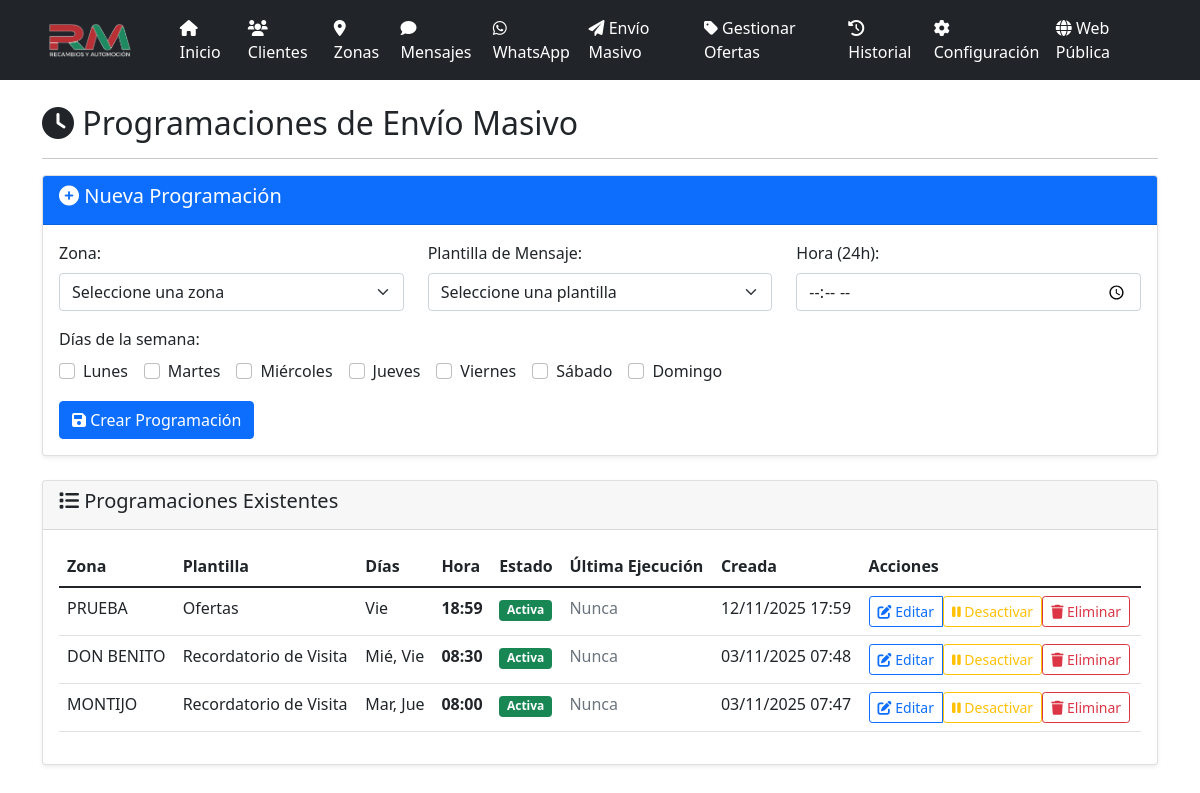
Before: /programaciones with the older database file.
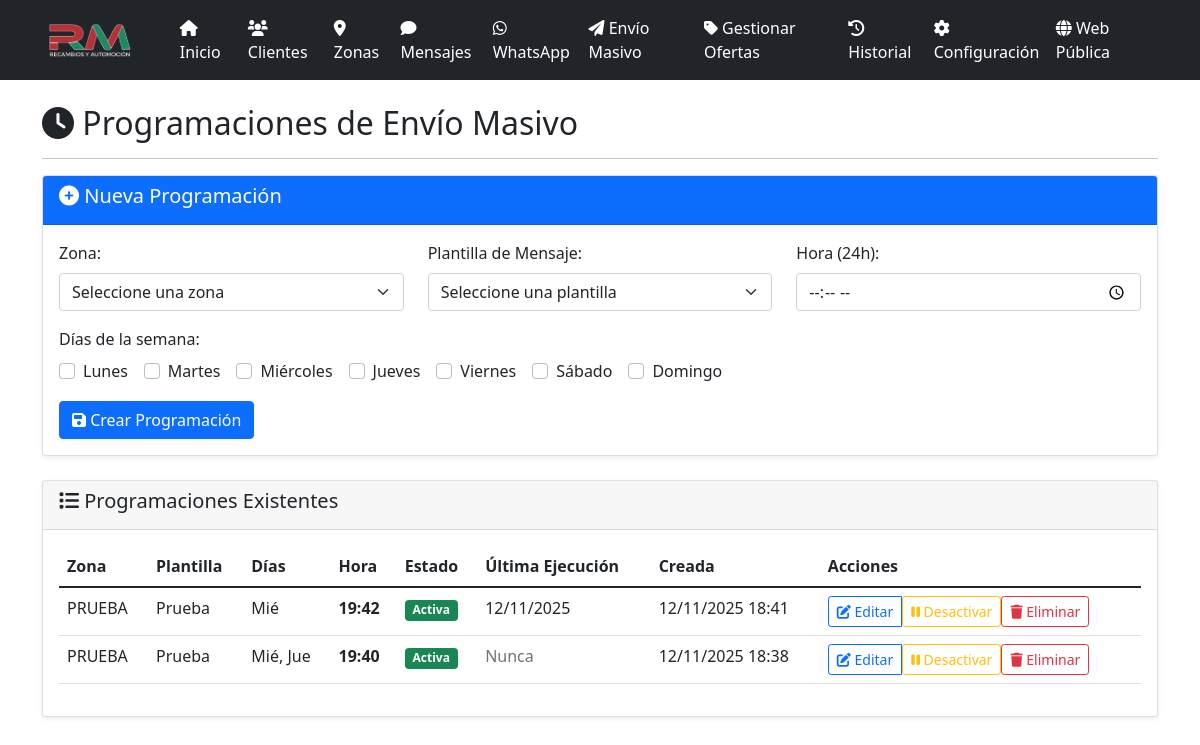
After: the same page with the newer database file.
### models.py (models this page shows, shortened)
class ProgramacionMasiva(db.Model):
    id = db.Column(db.Integer, primary_key=True)
    zona_id = db.Column(db.Integer, db.ForeignKey('zona.id'), nullable=False)
    plantilla_id = db.Column(db.Integer, db.ForeignKey('mensaje_plantilla.id'), nullable=False)
    dias_semana = db.Column(db.String(20), nullable=False)
    hora = db.Column(db.String(5), nullable=False)
    activo = db.Column(db.Boolean, default=True)
    ultima_ejecucion = db.Column(db.Date)
    created_at = db.Column(db.DateTime, default=datetime.utcnow)
    zona = db.relationship('Zona', backref='programaciones_masivas')
    plantilla = db.relationship('MensajePlantilla', backref='programaciones_masivas')

class Zona(db.Model):
    id = db.Column(db.Integer, primary_key=True)
    nombre = db.Column(db.String(100), nullable=False)
    descripcion = db.Column(db.Text)
    created_at = db.Column(db.DateTime, default=datetime.utcnow)
    clientes = db.relationship('Cliente', backref='zona', lazy=True)

class MensajePlantilla(db.Model):
    id = db.Column(db.Integer, primary_key=True)
    nombre = db.Column(db.String(100), nullable=False)
    contenido = db.Column(db.Text, nullable=False)
    activo = db.Column(db.Boolean, default=True)
    created_at = db.Column(db.DateTime, default=datetime.utcnow)
    mensajes_enviados = db.relationship('MensajeEnviado', backref='plantilla', lazy=True)

### app.py (the view)
@app.route('/programaciones')
def programaciones():
    programaciones_list = ProgramacionMasiva.query.order_by(ProgramacionMasiva.created_at.desc()).all()
    zonas = Zona.query.all()
    plantillas = MensajePlantilla.query.filter_by(activo=True).all()
    return render_template('programaciones.html',
                         programaciones=programaciones_list,
                         zonas=zonas,
                         plantillas=plantillas)

### app.py (called while the page is built, shortened)
@app.before_request
def _asegurar_scheduler():
    global _scheduler_iniciado

@app.before_request
def before_request():
    global _sistema_inicializado
    if not _sistema_inicializado and not app.config['DEBUG']:
        inicializar_sistema()

### templates/programaciones.html (shortened to what this page needs)
{% extends "base.html" %}
{% block content %}
<div class="row">
    <div class="col-12">
        <h2><i class="fas fa-clock"></i> Programaciones de Envío Masivo</h2>
        <hr>
    </div>
</div>
<div class="row mb-4">
    <div class="col-12">
        <div class="card">
            <div class="card-header bg-primary text-white">
                <h5><i class="fas fa-plus-circle"></i> Nueva Programación</h5>
            </div>
            <div class="card-body">
                <form method="POST" action="{{ url_for('nueva_programacion') }}">
                    <div class="row">
                        <div class="col-md-4 mb-3">
                            <label for="zona_id" class="form-label">Zona:</label>
                            <select name="zona_id" id="zona_id" class="form-select" required>
                                <option value="">Seleccione una zona</option>
                            </select>
                        </div>
                        <div class="col-md-4 mb-3">
                            <label for="plantilla_id" class="form-label">Plantilla de Mensaje:</label>
                            <select name="plantilla_id" id="plantilla_id" class="form-select" required>
                                <option value="">Seleccione una plantilla</option>
                            </select>
                        </div>
                        <div class="col-md-4 mb-3">
                            <label for="hora" class="form-label">Hora (24h):</label>
                            <input type="time" class="form-control" id="hora" name="hora" required>
                        </div>
                    </div>
                    <div class="row">
                        <div class="col-12 mb-3">
                            <label class="form-label">Días de la semana:</label>
                            <div class="d-flex flex-wrap gap-3">
                                <div class="form-check">
                                    <input class="form-check-input" type="checkbox" name="dias_semana" id="dia_0" value="0">
                                    <label class="form-check-label" for="dia_0">Lunes</label>
                                </div>
                                <div class="form-check">
                                    <input class="form-check-input" type="checkbox" name="dias_semana" id="dia_1" value="1">
                                    <label class="form-check-label" for="dia_1">Martes</label>
                                </div>
                                <div class="form-check">
                                    <input class="form-check-input" type="checkbox" name="dias_semana" id="dia_2" value="2">
                                    <label class="form-check-label" for="dia_2">Miércoles</label>
                                </div>
                                <div class="form-check">
                                    <input class="form-check-input" type="checkbox" name="dias_semana" id="dia_3" value="3">
                                    <label class="form-check-label" for="dia_3">Jueves</label>
                                </div>
                                <div class="form-check">
                                    <input class="form-check-input" type="checkbox" name="dias_semana" id="dia_4" value="4">
                                    <label class="form-check-label" for="dia_4">Viernes</label>
                                </div>
                                <div class="form-check">
                                    <input class="form-check-input" type="checkbox" name="dias_semana" id="dia_5" value="5">
                                    <label class="form-check-label" for="dia_5">Sábado</label>
                                </div>
                                <div class="form-check">
                                    <input class="form-check-input" type="checkbox" name="dias_semana" id="dia_6" value="6">
                                    <label class="form-check-label" for="dia_6">Domingo</label>
                                </div>
                            </div>
                        </div>
                    </div>
                    <div class="row">
                        <div class="col-12">
                            <button type="submit" class="btn btn-primary">
                                <i class="fas fa-save"></i> Crear Programación
                            </button>
                        </div>
                    </div>
                </form>
            </div>
        </div>
    </div>
</div>
<div class="row">
    <div class="col-12">
        <div class="card">
            <div class="card-header">
                <h5><i class="fas fa-list"></i> Programaciones Existentes</h5>
            </div>
            <div class="card-body">
                {% if programaciones %}
                <div class="table-responsive">
                    <table class="table table-hover">
                        <thead>
                            <tr>
                                <th>Zona</th>
                                <th>Plantilla</th>
                                <th>Días</th>
                                <th>Hora</th>
                                <th>Estado</th>
                                <th>Última Ejecución</th>
                                <th>Creada</th>
                                <th>Acciones</th>
                            </tr>
                        </thead>
                        <tbody>
                            {% for prog in programaciones %}
                            <tr>
                                <td>{{ prog.zona.nombre }}</td>
                                <td>{{ prog.plantilla.nombre }}</td>
                                <td>
                                    {% set dias_nombres = ['Lun', 'Mar', 'Mié', 'Jue', 'Vie', 'Sáb', 'Dom'] %}
                                    {% set dias_seleccionados = prog.dias_semana.split(',') %}
                                    {% for dia in dias_seleccionados %}
                                        {% set dia_idx = (dia | trim | int) %}
                                        {% if (dia | trim) != '' and 0 <= dia_idx <= 6 %}
                                            {{ dias_nombres[dia_idx] }}{% if not loop.last %}, {% endif %}
                                        {% endif %}
                                    {% endfor %}
                                </td>
                                <td><strong>{{ prog.hora }}</strong></td>
                                <td>
                                    {% if prog.activo %}
                                        <span class="badge bg-success">Activa</span>
                                    {% else %}
                                        <span class="badge bg-secondary">Inactiva</span>
                                    {% endif %}
                                </td>
                                <td>
                                    {% if prog.ultima_ejecucion %}
                                        {{ prog.ultima_ejecucion.strftime('%d/%m/%Y') }}
                                    {% else %}
                                        <span class="text-muted">Nunca</span>
                                    {% endif %}
                                </td>
                                <td>{{ prog.created_at.strftime('%d/%m/%Y %H:%M') }}</td>
                                <td>
                                    <div class="btn-group" role="group">
                                        <a href="{{ url_for('editar_programacion', id=prog.id) }}" class="btn btn-sm btn-outline-primary">
                                            <i class="fas fa-edit"></i> Editar
                                        </a>
                                        <form method="POST" action="{{ url_for('toggle_programacion', id=prog.id) }}" style="display: inline;">
                                            <button type="submit" class="btn btn-sm btn-outline-{{ 'warning' if prog.activo else 'success' }}">
                                                <i class="fas fa-{{ 'pause' if prog.activo else 'play' }}"></i>
                                                {{ 'Desactivar' if prog.activo else 'Activar' }}
                                            </button>
                                        </form>
                                        <form method="POST" action="{{ url_for('eliminar_programacion', id=prog.id) }}" style="display: inline;"
                                              onsubmit="return confirm('¿Estás seguro de que quieres eliminar esta programación?');">
                                            <button type="submit" class="btn btn-sm btn-outline-danger">
                                                <i class="fas fa-trash"></i> Eliminar
                                            </button>
                                        </form>
                                    </div>
                                </td>
                            </tr>
                            {% endfor %}
                        </tbody>
                    </table>
                </div>
                {% else %}
                <div class="alert alert-info">
                    <i class="fas fa-info-circle"></i> No hay programaciones creadas. Crea una nueva arriba.
                </div>
                {% endif %}
            </div>
        </div>
    </div>
</div>
{% endblock %}

### templates/base.html (shortened to what this page needs)
<!DOCTYPE html>
<html lang="es">
<head>
    <link href="https://cdn.jsdelivr.net/npm/bootstrap@5.1.3/dist/css/bootstrap.min.css" rel="stylesheet">
    <link href="https://cdnjs.cloudflare.com/ajax/libs/font-awesome/6.0.0/css/all.min.css" rel="stylesheet">
</head>
<body>
    <nav class="navbar navbar-expand-lg navbar-dark bg-dark">
        <div class="container">
            <a class="navbar-brand d-flex align-items-center" href="{{ url_for('panel') }}">
                <img src="{{ url_for('static', filename='logo_rm.png') }}" alt="Recambios RM" style="height: 35px; margin-right: 10px;">
            </a>
            <div class="collapse navbar-collapse" id="navbarNav">
                <ul class="navbar-nav me-auto">
                    <li class="nav-item">
                        <a class="nav-link {% if request.endpoint == 'panel' %}active{% endif %}" href="{{ url_for('panel') }}">
                            <i class="fas fa-home"></i> Inicio
                        </a>
                    </li>
                    <li class="nav-item">
                        <a class="nav-link {% if request.endpoint == 'clientes' %}active{% endif %}" href="{{ url_for('clientes') }}">
                            <i class="fas fa-users"></i> Clientes
                        </a>
                    </li>
                    <li class="nav-item">
                        <a class="nav-link {% if request.endpoint == 'zonas' %}active{% endif %}" href="{{ url_for('zonas') }}">
                            <i class="fas fa-map-marker-alt"></i> Zonas
                        </a>
                    </li>
                    <li class="nav-item">
                        <a class="nav-link {% if request.endpoint == 'mensajes' %}active{% endif %}" href="{{ url_for('mensajes') }}">
                            <i class="fas fa-comment"></i> Mensajes
                        </a>
                    </li>
                    <li class="nav-item">
                        <a class="nav-link {% if request.endpoint in ['whatsapp_dashboard', 'whatsapp_conversation_detail', 'whatsapp_new_conversation'] %}active{% endif %}" href="{{ url_for('whatsapp_dashboard') }}">
                            <i class="fab fa-whatsapp"></i> WhatsApp
                        </a>
                    </li>
                    <li class="nav-item">
                        <a class="nav-link {% if request.endpoint == 'enviar_masivo' %}active{% endif %}" href="{{ url_for('enviar_masivo') }}">
                            <i class="fas fa-paper-plane"></i> Envío Masivo
                        </a>
                    </li>
                    <li class="nav-item">
                        <a class="nav-link {% if request.endpoint == 'ofertas' %}active{% endif %}" href="{{ url_for('ofertas') }}">
                            <i class="fas fa-tag"></i> Gestionar Ofertas
                        </a>
                    </li>
                    <li class="nav-item">
                        <a class="nav-link {% if request.endpoint == 'historial' %}active{% endif %}" href="{{ url_for('historial') }}">
                            <i class="fas fa-history"></i> Historial
                        </a>
                    </li>
                    <li class="nav-item">
                        <a class="nav-link {% if request.endpoint == 'configuracion' %}active{% endif %}" href="{{ url_for('configuracion') }}">
                            <i class="fas fa-cog"></i> Configuración
                        </a>
                    </li>
                </ul>
                <ul class="navbar-nav">
                    <li class="nav-item">
                        <a class="nav-link" href="{{ url_for('index') }}" target="_blank">
                            <i class="fas fa-globe"></i> Web Pública
                        </a>
                    </li>
                </ul>
            </div>
        </div>
    </nav>
    <div class="container mt-4">
        {% block content %}{% endblock %}
    </div>
</body>
</html>

### templates/base.html (style rules this page uses)
.navbar-brand { font-weight: bold; }
.navbar-brand img { transition: transform 0.3s ease; }
.card { box-shadow: 0 0.125rem 0.25rem rgba(0, 0, 0, 0.075); border: 1px solid rgba(0, 0, 0, 0.125); }
.navbar-dark .navbar-nav .nav-link { color: #ffffff !important; font-weight: 500; transition: all 0.3s ease; }
.navbar-dark .navbar-brand { color: #ffffff !important; }

Changed rows visible on the page:
removed ProgramacionMasiva: zona.nombre "DON BENITO", plantilla.nombre "Recordatorio de Visita", dias_nombres "Mié" "Vie", hora "08:30", shows "Activa", shows "Nunca", created_at "03/11/2025 07:48", activo "Desactivar"
removed ProgramacionMasiva: zona.nombre "MONTIJO", plantilla.nombre "Recordatorio de Visita", dias_nombres "Mar" "Jue", hora "08:00", shows "Activa", shows "Nunca", created_at "03/11/2025 07:47", activo "Desactivar"
added ProgramacionMasiva: zona.nombre "PRUEBA", plantilla.nombre "Prueba", dias_nombres "Mié", hora "19:42", shows "Activa", ultima_ejecucion "12/11/2025", created_at "12/11/2025 18:41", activo "Desactivar"
changed ProgramacionMasiva (number 2 of 2 on the later page): plantilla.nombre "Ofertas" → "Prueba"; hora "18:59" → "19:40"; created_at "12/11/2025 17:59" → "12/11/2025 18:38"
Other visible differences:
new list line: "Mié ,"
new list line: "Jue"
list line gone: "Vie"
